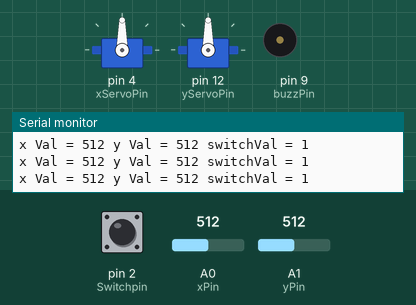
This sketch was run on a simulated Arduino Uno, built with avr-gcc and run on an emulated ATmega328P. On the bench: 2 × servo, buzzer (waves = sounding, pin HIGH), the last lines printed to the serial monitor. The test bench sets the inputs (shaded band); at power-on: A0 (xPin) = 512, A1 (yPin) = 512, pin 2 (Switchpin) HIGH.

Above: at 1.2 s.
1.3 s: A0 (xPin) set to 0
At 1.5 s:
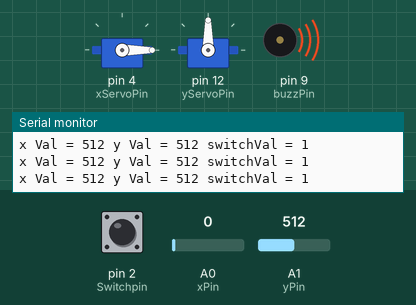
4.3 s: A1 (yPin) set to 716
At 4.71 s:
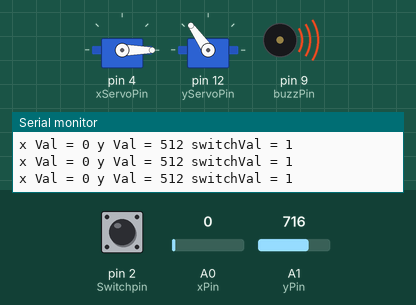
7.3 s: A0 (xPin) set to 122
At 8.6 s:
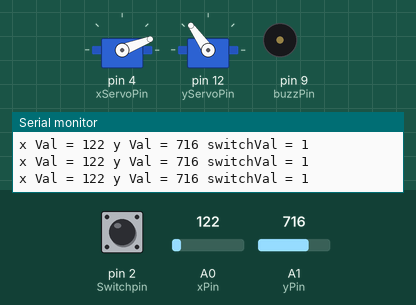
8.9 s: A1 (yPin) set to 900
At 10.1 s:
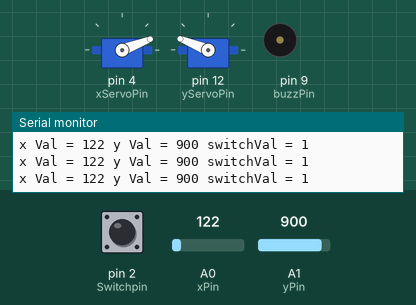
10.5 s: A1 (yPin) set to 1023
At 11.6 s:
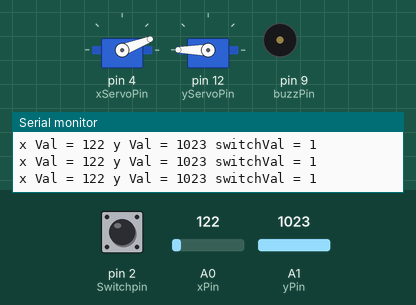
12.1 s: A0 (xPin) set to 992
At 13.1 s:
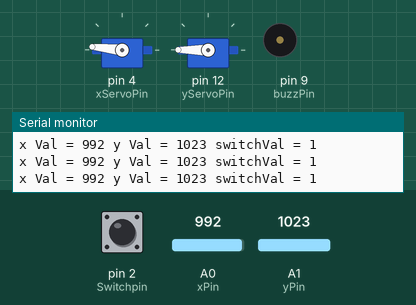
13.7 s: A0 (xPin) set to 1017
Timing chart, 0 to 16.7 s (numbered marks = the images above; inputs shaded):
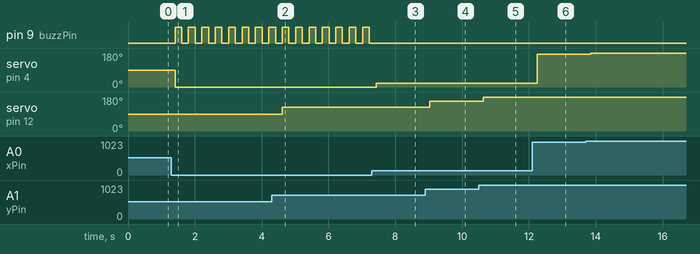

Measured:
- after the input at 1.3 s, pin 9 (buzzPin): alternates HIGH for 0.20 s and LOW for 0.20 s, starting after 0.11 s; servo on pin 4 (xServoPin): 90° → 0° after 0.11 s
- after the input at 4.3 s, servo on pin 12 (yServoPin): 90° → 125° after 0.32 s
- after the input at 7.3 s, pin 9 (buzzPin): stops changing and stays LOW; servo on pin 4 (xServoPin): 0° → 21° after 0.12 s
- after the input at 8.9 s, servo on pin 12 (yServoPin): 125° → 158° after 0.13 s
- after the input at 10.5 s, servo on pin 12 (yServoPin): 158° → 180° after 0.14 s
- after the input at 12.1 s, servo on pin 4 (xServoPin): 21° → 174° after 0.15 s
- after the input at 13.7 s, servo on pin 4 (xServoPin): 174° → 178° after 0.16 s

The sketch:

33.JoyStickServo.ino
```cpp
#include <Servo.h>
Servo xServo;
Servo yServo;
/* C++ code
 as no joystick we use two potentiometer
 rv = xVal
 formula = wv =  180
                 ____ *rv
                 1023          */
int xPin = A0;
int yPin = A1;
int Switchpin = 2;
int xServoPin = 4;
int yServoPin = 12;
int buzzPin = 9;
// wv = write value and x, y
int Wvx;
int Wvy;
int xVal;
int yVal;
int SwitchVal;
int dt = 200;

void setup()
{
  Serial.begin(9600);
  pinMode(xPin, INPUT);
  pinMode(yPin, INPUT);
  pinMode(SwitchVal, INPUT);
  digitalWrite(Switchpin, HIGH);
  pinMode(xServoPin, OUTPUT);
  pinMode(yServoPin, OUTPUT);
  pinMode(buzzPin, OUTPUT);
  xServo.attach(xServoPin);
  yServo.attach(yServoPin);
}

void loop()
{
  xVal = analogRead(xPin);
  yVal = analogRead(yPin);
  SwitchVal = digitalRead(Switchpin);
  Wvx = (180./1023.)*xVal;
  Wvy = (180./1023.)*yVal;
  yServo.write(Wvy);
  xServo.write(Wvx);
  if (xVal == 0 or yVal == 0){
    digitalWrite(buzzPin, HIGH);
    delay(dt);
    digitalWrite(buzzPin, LOW);
  }


  delay(dt);
  Serial.print("x Val = ");
  Serial.print(xVal);
  Serial.print(" y Val = ");
  Serial.print(yVal);
  Serial.print(" switchVal = ");
  Serial.println(SwitchVal);

}
```
